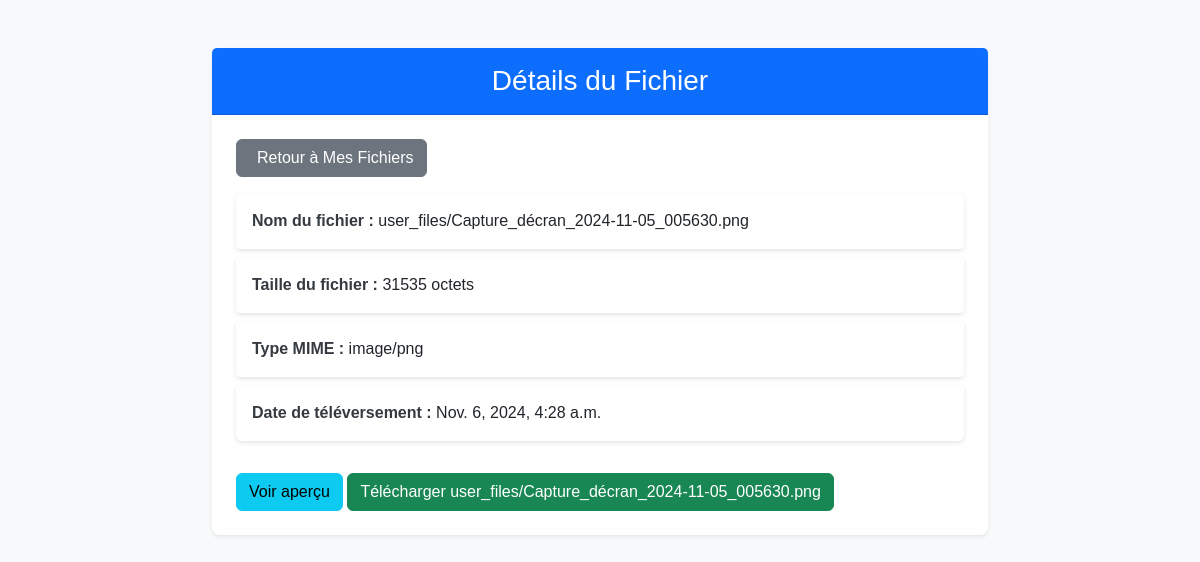
The app's page /file/39/ (signed in) with its own data.
### drive/models.py (models this page shows, shortened)
class File(models.Model):
    file = models.FileField(upload_to='user_files/')
    user = models.ForeignKey(User, on_delete=models.CASCADE)
    folder = models.ForeignKey(Folder, null=True, blank=True, related_name='files', on_delete=models.CASCADE)
    uploaded_at = models.DateTimeField(auto_now_add=True)
    file_size = models.PositiveIntegerField(null=True, blank=True)  # Permettre null temporairement
    file_type = models.CharField(max_length=50, null=True, blank=True)  # Permettre null temporairement

### drive/views.py (the view)
# urls.py: path('file/<int:file_id>/', file_details, name='file_details'),
@login_required
def file_details(request, file_id):
    file = get_object_or_404(File, id=file_id, user=request.user)
    preview_url = None
    if file.file_type.startswith('image/'):
        preview_url = file.file.url  # Si c'est une image, on peut afficher directement l'URL du fichier
    elif file.file_type.startswith('video/'):
        preview_url = file.file.url  # Pour les vidéos, on pourrait utiliser un lecteur vidéo
    elif file.file_type == 'application/pdf':
        preview_url = file.file.url  # Pour les PDF, on peut également l'afficher directement
    return render(request, 'drive/file_details.html', {
        'file': file,
        'preview_url': preview_url,  # Passer l'URL pour la prévisualisation
    })

### drive/templates/drive/file_details.html (shortened to what this page needs)
{% load static %}
<!DOCTYPE html>
<html lang="fr">
<head>
    <link href="https://cdn.jsdelivr.net/npm/bootstrap@5.3.0-alpha1/dist/css/bootstrap.min.css" rel="stylesheet">
    <link rel="stylesheet" href="{% static 'drive/css/file_details.css' %}">
</head>
<body class="bg-light">
    <div class="container mt-5">
        <div class="card shadow-sm">
            <div class="card-header bg-primary text-white">
                <h1 class="h3 mb-0">Détails du Fichier</h1>
            </div>
            <div class="card-body">
                <a href="{% url 'browse_files' %}" class="btn btn-secondary mb-3">
                     Retour à Mes Fichiers
                </a>
                {% if file %}
                    <ul class="list-group">
                        <li class="list-group-item">
                            <strong>Nom du fichier :</strong> {{ file.file.name }}
                        </li>
                        <li class="list-group-item">
                            <strong>Taille du fichier :</strong> {{ file.file_size }} octets
                        </li>
                        <li class="list-group-item">
                            <strong>Type MIME :</strong> {{ file.file_type }}
                        </li>
                        <li class="list-group-item">
                            <strong>Date de téléversement :</strong> {{ file.uploaded_at }}
                        </li>
                    </ul>
                    <div class="mt-4">
                        <button type="button" class="btn btn-info" onclick="showPreview('{{ file.file.url }}', '{{ file.file_type }}')">
                            Voir aperçu
                        </button>
                        <a href="{{ file.file.url }}" class="btn btn-success" download>
                            Télécharger {{ file.file.name }}
                        </a>
                    </div>
                {% else %}
                    <div class="alert alert-danger" role="alert">
                        Le fichier demandé n'a pas été trouvé.
                    </div>
                {% endif %}
            </div>
        </div>
    </div>
</body>
</html>

### drive/static/drive/css/file_details.css (style rules this page uses)
body { font-family: Arial, sans-serif; background-color: #f8f9fa; }
.container { max-width: 800px; margin: 0 auto; }
.card { border: none; border-radius: 8px; }
.card-header { border-radius: 8px 8px 0 0; padding: 1rem; text-align: center; }
.card-body { padding: 1.5rem; }
.btn { display: inline-flex; align-items: center; gap: 0.5rem; }
.list-group-item { border: none; padding: 1rem; background-color: #ffffff; margin-bottom: 0.5rem; border-radius: 4px; box-shadow: 0 2px 4px rgba(0, 0, 0, 0.1); }
.list-group-item strong { color: #343a40; }

### records on screen
File: file.name "user_files/Capture_décran_2024-11-05_005630.png", file_size "31535", file_type "image/png", uploaded_at "Nov. 6, 2024, 4:28 a.m."
